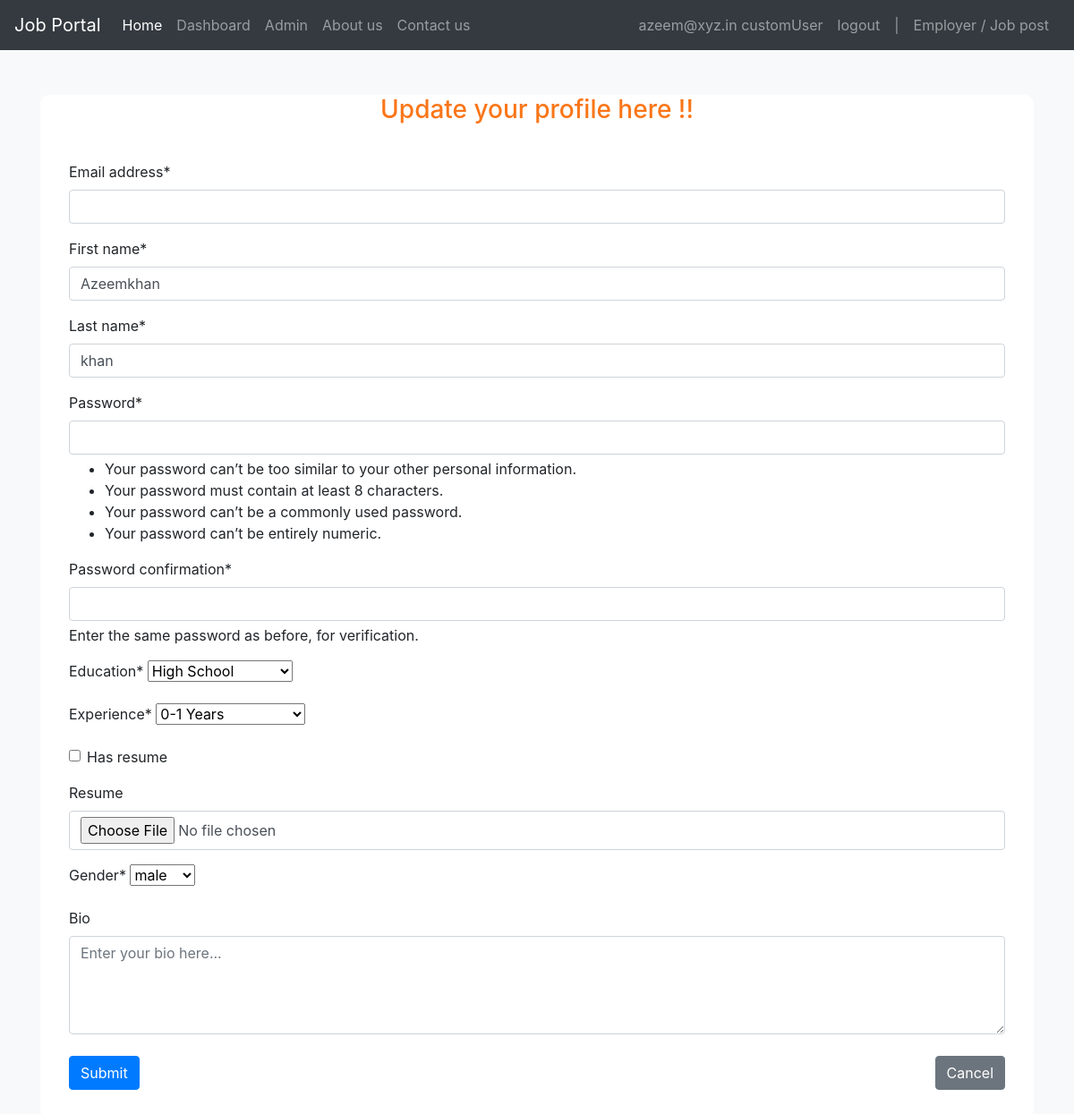
The page /Account/profile/update/ (signed in) on the database its author committed.
### users/models.py (models this page shows)
class CustomUser(AbstractBaseUser,PermissionsMixin):
    username=None  #Removed the username field*/
    email = models.EmailField(_("email address"), unique=True)
    first_name = models.CharField(max_length=100)
    last_name = models.CharField(max_length=100)
    is_staff = models.BooleanField(default=False)
    is_active = models.BooleanField(default=True)
    date_joined = models.DateTimeField(_("join date"), default=timezone.now)
    USER_TYPE_CHOICES = (
        ('candidate', 'Candidate'),
        ('recruiter', 'Recruiter'),
    )
    user_type = models.CharField(max_length=10,choices=USER_TYPE_CHOICES)
    USERNAME_FIELD="email"
    REQUIRED_FIELDS=[]
    objects=CustomUserManager()
    def __str__(self):
        return  f'{self.email} customUser'

### Account/models.py (models this page shows, shortened)
class CandidateProfile(models.Model):
    USER_TYPE_CHOICES=CustomUser.USER_TYPE_CHOICES
    user = models.OneToOneField(CustomUser, on_delete=models.CASCADE)
    first_name=models.CharField(_("First Name"),blank=True,null=True, max_length=50)
    last_name=models.CharField(_("Last Name"),blank=True,null=True, max_length=50)
    education= models.CharField(_("Add your education criteria"), max_length=50,choices=EDUCATION_CHOICES,default='masters')
    experience=models.CharField(_("Your work wxperience level"), max_length=50,choices=EXPERIENCE_CHOICES, default='0-1')
    skills = models.ManyToManyField("JobApp.Skill", related_name='candidate_skill',blank=True)
    has_resume=models.BooleanField(_("Do you have resume"),default=True,max_length=5)
    resume=models.ImageField(_("Upload your resume here"), upload_to='profiles/', max_length=100,blank=True)
    gender=models.CharField(_("Select your gender "), max_length=50,choices=gender_chioce,default="")
    bio=models.TextField(_("Write your bio here!"),blank=True)

### Account/views.py (the view)
# urls.py: path('profile/update/',views.update_candidate_profile,name='update_candidate_profile'),
def update_candidate_profile(request):
    try:
        profile=CandidateProfile.objects.get(user=request.user)
    except CandidateProfile.DoesNotExist:
        profile=CandidateProfile(user=request.user)
        form= CandidateProfileForm(request.POST, instance=profile)
        if form.is_valid():
            form.save()
            return redirect('Account:candidate_profile')
    else:
        form =CandidateProfileForm(instance=profile)
    return render(request ,'account/candidate_update_profile_form.html', {'form':form})

### Account/forms.py (shortened to what this page needs)
class CandidateProfileForm(UserCreationForm):  # Inherit from UserCreationForm
    first_name = forms.CharField(required=True)
    last_name = forms.CharField(required=True)
    education = forms.ChoiceField(choices=EDUCATION_CHOICES, required=True)
    experience = forms.ChoiceField(choices=EXPERIENCE_CHOICES, required=True)
    has_resume = forms.BooleanField(required=False)
    resume = forms.FileField(required=False)
    gender = forms.ChoiceField(choices=gender_chioce, required=True)
    bio = forms.CharField(
        max_length=342,
        required=False,
        widget=forms.Textarea(
            attrs={
                'class': 'form-control col-md-12',
                'rows': 4,
                'placeholder': 'Enter your bio here...',
            }
        ),
        label="Bio",
    )
    class Meta:
        model = CustomUser
        fields = ['email', 'first_name', 'last_name', 'password1', 'password2']  # Include password fields from UserCreationForm

### templates/account/candidate_update_profile_form.html (shortened to what this page needs)
{% extends "base.html" %}
{% load static %}
{% load crispy_forms_tags %}
{% block content %}
<link rel="stylesheet" href="{% static 'css/update_profile_form.css'  %}">
{% include "candidate_navbar.html" %}
<div class="container ">
  <div class="row justify-content-center">
    <div class="col-md-12">
      <div class="card shadow-sm">
        <h3 class="text-center" style="color:rgb(250, 118, 24)">Update your profile here !!</h3>
        <div class="card-body">
          <form method="post" novalidate>
                <div class="form-group">
                {{ form|crispy }}
                </div>
            <div class="d-flex justify-content-between mt-2 ">
              <button class="btn btn-primary" type="submit">Submit</button>
              <a href="{% url 'Account:candidate_profile' %}" class="btn btn-secondary">Cancel</a>
            </div>
          </form>
        </div>
      </div>
    </div>
  </div>
</div>
{% endblock %}

### templates/candidate_navbar.html (shortened to what this page needs)
<nav class="navbar navbar-expand-lg navbar-dark bg-dark fixed-top">
    <a class="navbar-brand" href="#">Job Portal</a>
    <div class="collapse navbar-collapse" id="navbarSupportedContent">
      <ul class="navbar-nav mr-auto">
        <li class="nav-item active">
          <a class="nav-link" href="{% url 'JobApp:job_view' %}">Home <span class="sr-only">(current)</span></a>
        </li>
        <li class="nav-item">
          <a class="nav-link" href="{% url 'JobApp:dashboard_view' %}">Dashboard</a>
        </li>
        <li class="nav-item">
          <a class="nav-link" href="/admin/">Admin</a>
        </li>
        <li class="nav-item">
          <a class="nav-link" href="{% url 'JobApp:about_us' %}">About us</a>
        </li>
        <li class="nav-item">
          <a class="nav-link" href="{% url 'JobApp:contact_us' %}">Contact us</a>
        </li>
      </ul>
      <ul class="nav navbar-nav navbar-right mr-1">
        {% if user.is_authenticated %}
        <li class="nav-item d-flex justify-content-center">
          <a href="{% url 'Account:candidate_profile' %}" class="nav-link"> {{ request.user }}</a> <a href="{% url 'Account:signout' %}" class="nav-link"> logout</a>
        </li>
        {% endif %}
        <li class=" nav-item "><a href="" class="nav-link"> |</a></li>
        <li class="nav-item">
          <a href="{% url 'JobApp:recruiter_job_view' %}" class="nav-link">Employer / Job post</a>
        </li>
      </ul>
    </div>
  </nav>

### static/css/update_profile_form.css (style rules this page uses)
body { background-color: #f8f9fa; }
.container { padding-top: 50px; }
.card { border: none; border-radius: 10px; }
.btn-primary { background-color: #007bff; border-color: #007bff; }
.btn-secondary { background-color: #6c757d; border-color: #6c757d; }
form .form-group { margin-bottom: 1.5rem; }
.card-body { padding: 2rem; }

### templates/candidate_navbar.html (style rules this page uses)
.navbar.fixed-top { position: fixed; top: 0; left: 0; z-index: 1000; }
body { padding-top: 56px; }

### rows shown on the page
CustomUser: user "azeem@xyz.in customUser"
CandidateProfile: first_name "Azeemkhan", last_name "khan", education "High School", experience "0-1 Years", gender "male"
